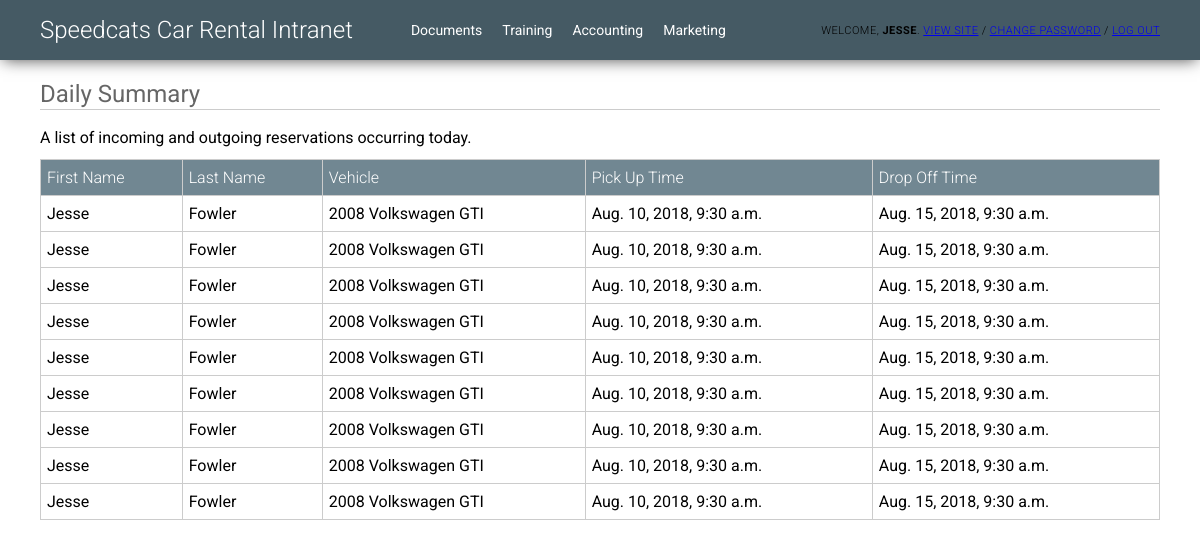
/inventory/daily_summary/ (signed in), run on the app's committed database.
### inventory/models.py (models this page shows, shortened)
class Reservation(models.Model):
	user = models.ForeignKey(settings.AUTH_USER_MODEL, on_delete=models.CASCADE, related_name="reservations")
	vehicle = models.ForeignKey(Vehicle, on_delete=models.CASCADE)
	pick_up_time = models.DateTimeField(blank=False, null=False)
	pick_up_location = models.ForeignKey(Store, on_delete=models.CASCADE, related_name='pick_up_store')
	drop_off_time = models.DateTimeField(blank=False, null=False)
	drop_off_location = models.ForeignKey(Store, on_delete=models.CASCADE, related_name='drop_off_store')
	subtotal = models.DecimalField(max_digits=8, decimal_places=2, null=True)
	tax = models.DecimalField(max_digits=8, decimal_places=2, null=True)
	total = models.DecimalField(max_digits=8, decimal_places=2, null=True)
	miles_driven = models.IntegerField(null=True, blank=True)

class Vehicle(models.Model):
	status_choices = (
		('m', 'Maintenance'),
		('a', 'Available'),
		('r', 'Reserved'),
	)
	vehicle_type_choices = (
		('c', 'Car'),
		('s', 'SUV'),
		('t', 'Truck'),
	)
	engine_type_choices = (
		('i4', 'Inline 4'),
		('i6', 'Inline 6'),
		('v4', 'V4'),
		('v6', 'V6'),
		('v8', 'V8'),
		('w8', 'W8'),
		('vr6', 'VR6'),
		('e', 'Electric'),
		('h', 'Hybrid'),
	)
	VIN = models.CharField(max_length=17)
	store = models.ForeignKey(Store, on_delete=models.CASCADE)
	year = models.IntegerField()
	make = models.CharField(max_length=30)
	model = models.CharField(max_length=30)
	color = models.CharField(max_length=10)
	mileage = models.IntegerField()
	image = models.ImageField(upload_to="vehicle_photos", blank=True)
	gas_mileage = models.IntegerField(null=True, blank=True)
	engine_size = models.DecimalField(max_digits=2, decimal_places=1, null=True, blank=True)
	engine_type = models.CharField(
		max_length=3,
		choices=engine_type_choices,
		default='i4',
	)
	storage_space = models.IntegerField(null=True, blank=True)
	horsepower = models.IntegerField(null=True, blank=True)
	price = models.DecimalField(max_digits=8, decimal_places=2, default=85.99)
	status = models.CharField(
		max_length=1,
		choices=status_choices,
		default='a',
	)
	vehicle_type = models.CharField(
		max_length=1,
		choices=vehicle_type_choices,
		default='c',
	)
	def __str__(self):
		return str(self.year) + ' ' + self.make + ' ' + self.model

### inventory/views.py (the view)
# urls.py: path('daily_summary/', views.daily_summary, name='daily_summary'),
@staff_member_required
def daily_summary(request):
	query_results = []
	now = datetime.now().date()
	results = Reservation.objects.all()
	for result in results:
		if result.pick_up_time.date() == now or result.drop_off_time.date() == now:
			query_results.append(result)
	context = {
		"results":query_results
	}
	return render(request, 'inventory/daily_summary.html', context)

### inventory/templates/inventory/daily_summary.html
{% extends "inventory/intranet_base.html" %}
{% block content %}
<h2 id="pageheader">Daily Summary</h2>
<p id="reportdetail">A list of incoming and outgoing reservations occurring today.</p>
<table id="contenttable">
    <tr>
        <th>First Name</th>
        <th>Last Name</th>
        <th>Vehicle</th>
        <th>Pick Up Time</th>
        <th>Drop Off Time</th>
    </tr>
    {% for item in results %}
    <tr>
        <td>{{ item.user.first_name }}</td>
        <td>{{ item.user.last_name }}</td>
        <td>{{ item.vehicle }}</td>
        <td>{{ item.pick_up_time }}</td>
        <td>{{ item.drop_off_time }}</td>
    </tr>
    {% endfor %}
</table>
{% endblock %}

### inventory/templates/inventory/intranet_base.html (shortened to what this page needs)
<!DOCTYPE html>
<html lang="en">
<head>
	{% load static %}
	<link rel="stylesheet" href="{% static 'css/intranet.css' %}">
</head>
<body>
    <div id="header">
        <h1><a href="/admin">Speedcats Car Rental Intranet</a></h1>
        <div id="adminlinks">
            <a href="/inventory/documents/"><p>Documents</p></a>
            <a href="/inventory/training/"><p>Training</p></a>
            <a href="/inventory/accounting/"><p>Accounting</p></a>
            <a href="/inventory/marketing/"><p>Marketing</p></a>
        </div>
        <div id="user-tools">
            Welcome, <strong>{{ user.first_name }}</strong>.
            <a href="/">View site</a> /
            <a href="/admin/password_change/">Change password</a> /
            <a href="/admin/logout/">Log out</a>
        </div>
    </div>
    {% block content %}{% endblock %}
</body>
</html>

### inventory/static/css/intranet.css (style rules this page uses)
html, body { padding: 0; margin: 0; }
body { font-family: "Roboto","Lucida Grande","DejaVu Sans","Bitstream Vera Sans",Verdana,Arial,sans-serif; }
th { text-align: left; }
#header { height: 40px; padding: 10px 40px; width: calc(100% - 80px); background-color: #455A64; box-shadow: 0 3px 15px -3px #4d4d4d; display: flex; justify-content: flex-start; align-items: center; }
#header > h1 { font-weight: 300; font-size: 24px; color: white; padding-right: 28px; margin-right: 20px; }
#header > h1 > a { color: white !important; text-decoration: none !important; }
#adminlinks { display: flex; flex-direction: column; }
#adminlinks > a { text-decoration: none !important; }
#adminlinks > a > p { line-height: 100%; margin: 0; padding: 4px 10px; color: white !important; font-size: 14px; }
#user-tools { padding: 0; margin: 0 0 0 auto; font-weight: 300; font-size: 11px; letter-spacing: 0.5px; text-transform: uppercase; text-align: right; }
#contenttable { margin: 0 40px; width: calc(100% - 80px); border-spacing: 0; border-collapse: collapse; }
#contenttable td, #contenttable th { border: 1px solid #ccc; padding: 8px 6px; }
#contenttable th { background-color: #718792; color: white; font-weight: 300; }
#reportdetail { margin: 18px 40px 12px; }
@media only screen and (min-width: 768px) { #adminlinks { display: flex; flex-direction: row; } }
@media only screen and (min-width: 768px) { #adminlinks > a > p { line-height: 100%; margin: 0; padding: 0 10px; color: white !important; } }
@media only screen and (min-width: 768px) { #pageheader { margin: 20px 40px 10px; border-bottom: 1px solid #ccc; padding: 0 0 1px; color: #666; font-weight: 400; font-size: 24px; } }

### data on the page
Reservation: user.first_name "Jesse", user.last_name "Fowler", vehicle "2008 Volkswagen GTI", pick_up_time "Aug. 10, 2018, 9:30 a.m.", drop_off_time "Aug. 15, 2018, 9:30 a.m."
Reservation: user.first_name "Jesse", user.last_name "Fowler", vehicle "2008 Volkswagen GTI", pick_up_time "Aug. 10, 2018, 9:30 a.m.", drop_off_time "Aug. 15, 2018, 9:30 a.m."
Reservation: user.first_name "Jesse", user.last_name "Fowler", vehicle "2008 Volkswagen GTI", pick_up_time "Aug. 10, 2018, 9:30 a.m.", drop_off_time "Aug. 15, 2018, 9:30 a.m."
Reservation: user.first_name "Jesse", user.last_name "Fowler", vehicle "2008 Volkswagen GTI", pick_up_time "Aug. 10, 2018, 9:30 a.m.", drop_off_time "Aug. 15, 2018, 9:30 a.m."
Reservation: user.first_name "Jesse", user.last_name "Fowler", vehicle "2008 Volkswagen GTI", pick_up_time "Aug. 10, 2018, 9:30 a.m.", drop_off_time "Aug. 15, 2018, 9:30 a.m."
Reservation: user.first_name "Jesse", user.last_name "Fowler", vehicle "2008 Volkswagen GTI", pick_up_time "Aug. 10, 2018, 9:30 a.m.", drop_off_time "Aug. 15, 2018, 9:30 a.m."
Reservation: user.first_name "Jesse", user.last_name "Fowler", vehicle "2008 Volkswagen GTI", pick_up_time "Aug. 10, 2018, 9:30 a.m.", drop_off_time "Aug. 15, 2018, 9:30 a.m."
Reservation: user.first_name "Jesse", user.last_name "Fowler", vehicle "2008 Volkswagen GTI", pick_up_time "Aug. 10, 2018, 9:30 a.m.", drop_off_time "Aug. 15, 2018, 9:30 a.m."
Reservation: user.first_name "Jesse", user.last_name "Fowler", vehicle "2008 Volkswagen GTI", pick_up_time "Aug. 10, 2018, 9:30 a.m.", drop_off_time "Aug. 15, 2018, 9:30 a.m."

### other printed values
{{ user.first_name }} "JESSE"
